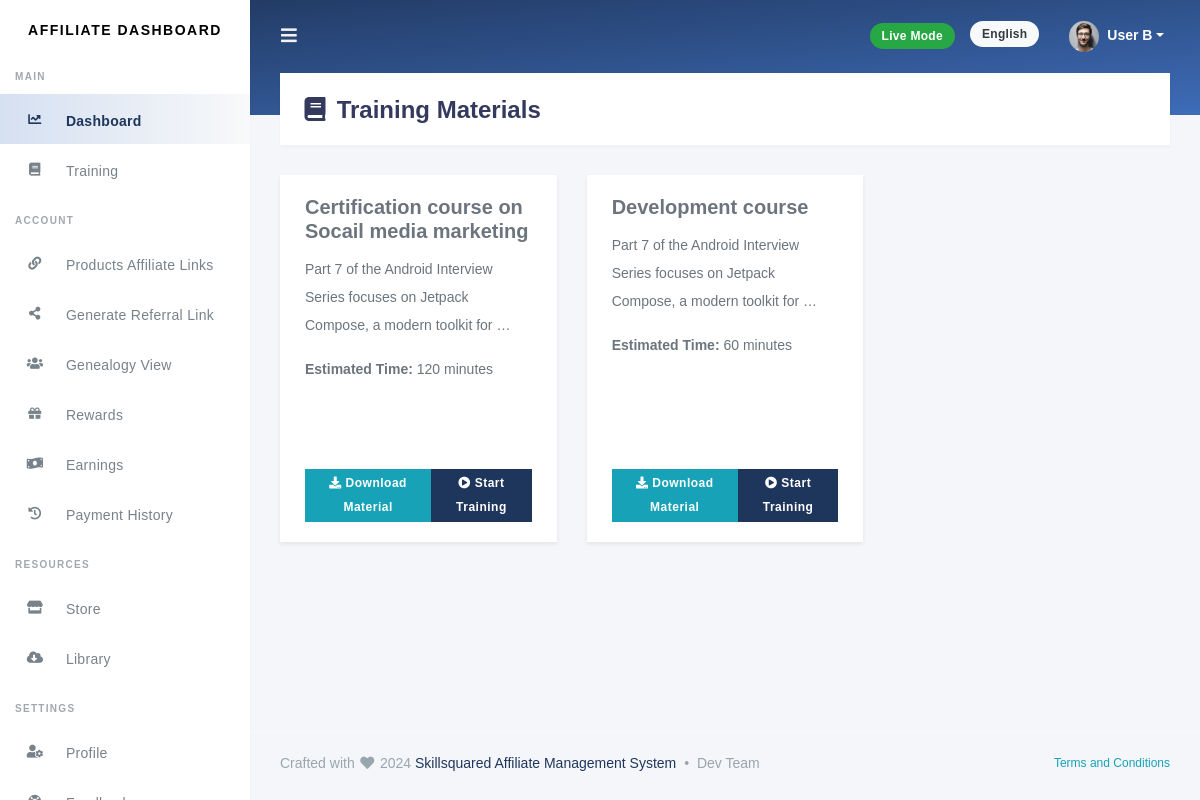
The page /training-materials/ (signed in) on the database its author committed.
### training/models.py (models this page shows, shortened)
class TrainingModule(models.Model):
    title = models.CharField(max_length=255, unique=True)
    content = models.TextField()
    material = models.FileField(upload_to='training_materials/', null=True, blank=True)
    completion_time = models.PositiveIntegerField(help_text="Time in minutes")  # Estimated time
    created_at = models.DateTimeField(auto_now_add=True)

### training/views.py (the view)
# urls.py: path('training-materials/', training_materials, name='training_materials'),
@login_required
def training_materials(request):
    if request.user.user_type != 'affiliate':
        return HttpResponseForbidden("You are not authorized to access this page.")
    training_modules = TrainingModule.objects.all()
    return render(request, 'trainings/materials.html', {'modules': training_modules})

### templates/trainings/materials.html
{% extends 'base.html' %}
{% block content %}
<div class="section-header">
  <h1><i class="fa fa-fw fa-book"></i> Training Materials</h1>
</div>
<div class="section-body">
  <div class="row">
    {% for module in modules %}
    <div class="col-md-6 col-lg-4 mb-4">
      <div class="card shadow-sm h-100">
        <div class="card-body">
          <h5 class="card-title">{{ module.title }}</h5>
          <p class="card-text">{{ module.content|truncatewords:15 }}</p>
          <p><strong>Estimated Time:</strong> {{ module.completion_time }} minutes</p>
        </div>
        <div class="card-footer d-flex justify-content-between align-items-center">
          {% if module.material %}
          <a href="{{ module.material.url }}" class="btn btn-info btn-sm" target="_blank">
            <i class="fa fa-download"></i> Download Material
          </a>
          {% else %}
          <span class="text-muted small">No material available</span>
          {% endif %}
          <a href="{% url 'start_training' module.id %}" class="btn btn-primary btn-sm">
            <i class="fa fa-play-circle"></i> Start Training
          </a>
        </div>
      </div>
    </div>
    {% empty %}
    <div class="col-12 text-center">
      <p class="text-muted">No training materials available.</p>
    </div>
    {% endfor %}
  </div>
</div>
{% endblock %}

### static/css/custom.css (style rules this page uses)
::placeholder { font-size: 0.9em; font-family: "Segoe UI", "Georgia", "Helvetica", Arial; color: #bebebe !important; }

### rows shown on the page
TrainingModule: title "Certification course on Socail media marketing", content "Part 7 of the Android Interview Series focuses on Jetpack Compose, a modern toolkit for …", completion_time "120"
TrainingModule: title "Development course", content "Part 7 of the Android Interview Series focuses on Jetpack Compose, a modern toolkit for …", completion_time "60"
